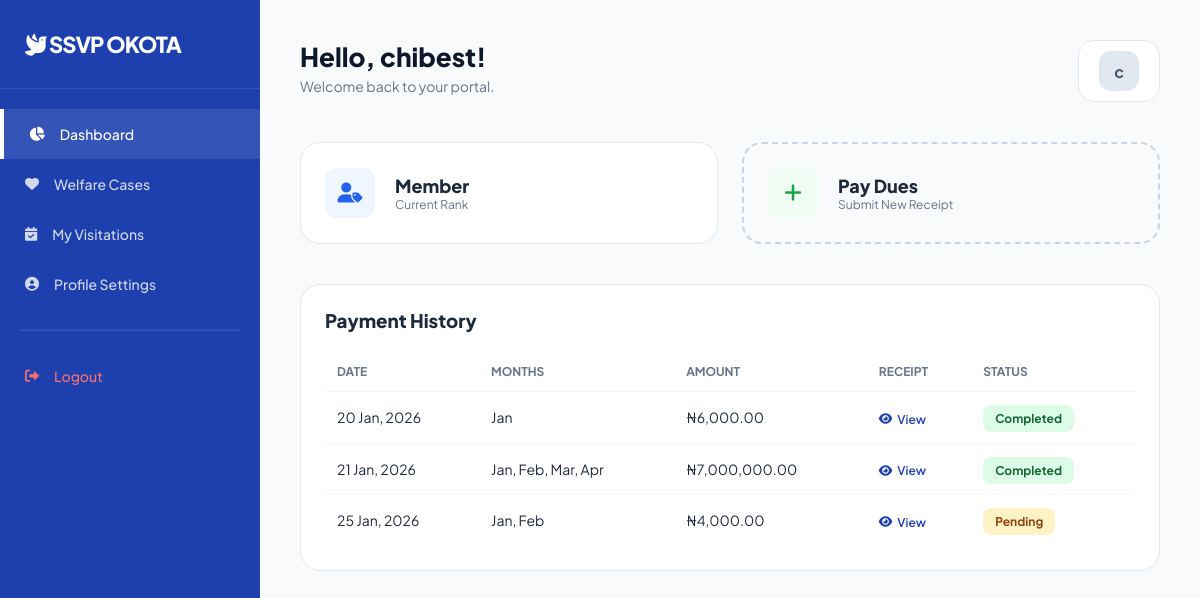
Screenshot of /dashboard (signed in) with the database file from the repository.
### app.py (models this page shows)
class Member(db.Model):
    __tablename__ = 'members'
    id = db.Column(db.Integer, primary_key=True)
    fullname = db.Column(db.String(100), nullable=False)
    email = db.Column(db.String(120), unique=True, nullable=False)
    phone = db.Column(db.String(20), nullable=False)
    password = db.Column(db.String(200), nullable=False)
    payments = db.relationship('Payment', backref='member', cascade="all, delete-orphan", lazy=True)

class Payment(db.Model):
    __tablename__ = 'payments'
    id = db.Column(db.Integer, primary_key=True)
    member_id = db.Column(db.Integer, db.ForeignKey('members.id'), nullable=False)
    amount = db.Column(db.Float, nullable=False)
    months_paid = db.Column(db.String(200), nullable=False)
    payment_date = db.Column(db.String(20), nullable=False)
    reference = db.Column(db.String(100), nullable=False)
    receipt_filename = db.Column(db.String(255), nullable=True) # New column
    status = db.Column(db.String(20), default="Pending")

### app.py (the view)
@app.route('/dashboard')
@login_required
def dashboard():
    current_member = db.session.get(Member, session['user_id'])
    return render_template('usersdashboard.html', member=current_member)

### app.py (called while the page is built)
def login_required(f):
    @wraps(f)
    def decorated_function(*args, **kwargs):
        if 'user_id' not in session:
            flash('Please login to access this page.', 'error')
            return redirect(url_for('login_page'))
        return f(*args, **kwargs)
    return decorated_function

### templates/usersdashboard.html (shortened to what this page needs)
<!DOCTYPE html>
<html lang="en">
<head>
    <link href="https://cdnjs.cloudflare.com/ajax/libs/font-awesome/6.0.0/css/all.min.css" rel="stylesheet">
</head>
<body>
    <aside class="sidebar" id="sidebar">
        <div class="sidebar-header">
            <i class="fas fa-dove"></i> <span>SSVP OKOTA</span>
        </div>
        <ul class="nav-links">
            <li class="active"><a href="#"><i class="fas fa-chart-pie"></i> <span>Dashboard</span></a></li>
            <li><a href="#"><i class="fas fa-heart"></i> <span>Welfare Cases</span></a></li>
            <li><a href="#"><i class="fas fa-calendar-check"></i> <span>My Visitations</span></a></li>
            <li><a href="{{ url_for('edit_profile') }}"><i class="fas fa-user-circle"></i> <span>Profile Settings</span></a></li>
            <hr style="margin: 20px; opacity: 0.1;">
            <li><a href="/logout" style="color: #f87171;"><i class="fas fa-sign-out-alt"></i> <span>Logout</span></a></li>
        </ul>
    </aside>
    <main class="main-content">
        <header class="top-header">
            <div>
                <h1 style="font-size: 26px; font-weight: 800; color: #0f172a;">Hello, {{ member.fullname }}!</h1>
                <p style="color: #64748b; font-size: 14px; margin-top: 4px;">Welcome back to your portal.</p>
            </div>
            <div class="user-badge">
                <div style="height: 40px; width: 40px; background: #e2e8f0; border-radius: 12px; display: flex; align-items: center; justify-content: center; font-weight: bold; color: #475569;">
                    {{ member.fullname[0] }}
                </div>
            </div>
        </header>
        <div class="stats-grid">
            <div class="card">
                <div style="background: #eff6ff; color: #2563eb; width:50px; height:50px; border-radius:12px; display:flex; align-items:center; justify-content:center; font-size:20px;">
                    <i class="fas fa-user-tag"></i>
                </div>
                <div>
                    <h3 style="font-size: 18px; font-weight: 800;">Member</h3>
                    <p style="font-size: 12px; color: #64748b;">Current Rank</p>
                </div>
            </div>
            <div class="card" onclick="openModal()" style="cursor: pointer; border: 2px dashed #cbd5e1; background: #f8fafc;">
                <div style="background: #f0fdf4; color: #16a34a; width:50px; height:50px; border-radius:12px; display:flex; align-items:center; justify-content:center; font-size:20px;">
                    <i class="fas fa-plus"></i>
                </div>
                <div>
                    <h3 style="font-size: 18px; font-weight: 800;">Pay Dues</h3>
                    <p style="font-size: 12px; color: #64748b;">Submit New Receipt</p>
                </div>
            </div>
        </div>
        <div class="table-container">
            <div style="display:flex; justify-content: space-between; align-items: center; margin-bottom: 20px;">
                <h3 style="font-weight: 800;">Payment History</h3>
            </div>
            <table>
                <thead>
                    <tr>
                        <th>Date</th>
                        <th>Months</th>
                        <th>Amount</th>
                        <th>Receipt</th>
                        <th>Status</th>
                    </tr>
                </thead>
                <tbody>
                    {% for payment in member.payments %}
                    <tr>
                        <td>{{ payment.payment_date }}</td>
                        <td>{{ payment.months_paid }}</td>
                        <td>₦{{ "{:,.2f}".format(payment.amount) }}</td>
                        <td>
                            {% if payment.receipt_filename %}
                            <a href="{{ url_for('static', filename='uploads/receipts/' + payment.receipt_filename) }}" target="_blank" class="receipt-link">
                                <i class="fas fa-eye"></i> View
                            </a>
                            {% else %}
                            <span style="color: #94a3b8; font-size: 12px;">No file</span>
                            {% endif %}
                        </td>
                        <td>
                            <span class="status" style="background: {% if payment.status == 'Pending' %}#fef3c7; color:#92400e{% elif payment.status == 'Completed' %}#dcfce7; color:#166534{% else %}#fee2e2; color:#991b1b{% endif %};">
                                {{ payment.status }}
                            </span>
                        </td>
                    </tr>
                    {% else %}
                    <tr>
                        <td colspan="5" style="text-align: center; color: #94a3b8; padding: 30px;">No records yet.</td>
                    </tr>
                    {% endfor %}
                </tbody>
            </table>
        </div>
    </main>
</body>
</html>

### templates/usersdashboard.html (style rules this page uses)
:root { --ssvp-blue: #1e40af; --ssvp-accent: #3b82f6; --bg-body: #f8fafc; --sidebar-width: 260px; }
* { margin: 0; padding: 0; box-sizing: border-box; font-family: 'Plus Jakarta Sans', sans-serif; }
body { background-color: var(--bg-body); display: flex; min-height: 100vh; color: #1e293b; overflow-x: hidden; }
.sidebar { width: var(--sidebar-width); background-color: var(--ssvp-blue); color: white; height: 100vh; position: fixed; left: 0; top: 0; z-index: 2000; transition: all 0.3s cubic-bezier(0.4, 0, 0.2, 1); }
.sidebar-header { padding: 30px 25px; font-weight: 800; font-size: 22px; letter-spacing: -1px; border-bottom: 1px solid rgba(255,255,255,0.1); }
.nav-links { list-style: none; margin-top: 20px; }
.nav-links li a { padding: 16px 25px; display: flex; align-items: center; gap: 15px; color: rgba(255,255,255,0.8); text-decoration: none; font-size: 14px; font-weight: 500; transition: 0.3s; }
.nav-links li.active a, .nav-links li a:hover { background: rgba(255,255,255,0.1); color: white; border-left: 4px solid white; }
.main-content { flex: 1; margin-left: var(--sidebar-width); padding: 40px; width: calc(100% - var(--sidebar-width)); }
.top-header { display: flex; justify-content: space-between; align-items: flex-start; margin-bottom: 40px; gap: 20px; }
.user-badge { display: flex; align-items: center; gap: 12px; background: white; padding: 10px 20px; border-radius: 16px; border: 1px solid #e2e8f0; }
.stats-grid { display: grid; grid-template-columns: repeat(auto-fit, minmax(280px, 1fr)); gap: 24px; margin-bottom: 40px; }
.card { background: white; padding: 24px; border-radius: 20px; display: flex; align-items: center; gap: 20px; border: 1px solid #e2e8f0; }
.table-container { background: white; padding: 24px; border-radius: 20px; border: 1px solid #e2e8f0; overflow-x: auto; }
table { width: 100%; border-collapse: collapse; }
th { text-align: left; padding: 12px; color: #64748b; font-size: 12px; font-weight: 700; text-transform: uppercase; }
td { padding: 16px 12px; border-top: 1px solid #f1f5f9; font-size: 14px; }
.status { padding: 6px 12px; border-radius: 8px; font-size: 12px; font-weight: 700; }
.receipt-link { color: var(--ssvp-blue); text-decoration: none; font-weight: 600; font-size: 12px; display: inline-flex; align-items: center; gap: 5px; }

### rows the page displays
Member: fullname "chibest", fullname "c"
Payment: payment_date "20 Jan, 2026", months_paid "Jan", amount "6,000.00", status "Completed"
Payment: payment_date "21 Jan, 2026", months_paid "Jan, Feb, Mar, Apr", amount "7,000,000.00", status "Completed"
Payment: payment_date "25 Jan, 2026", months_paid "Jan, Feb", amount "4,000.00", status "Pending"
